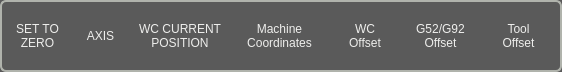
                 <widget class="QFrame" name="frame_47">
                  <property name="sizePolicy">
                   <sizepolicy hsizetype="Preferred" vsizetype="Fixed">
                    <horstretch>0</horstretch>
                    <verstretch>0</verstretch>
                   </sizepolicy>
                  </property>
                  <property name="maximumSize">
                   <size>
                    <width>16777215</width>
                    <height>70</height>
                   </size>
                  </property>
                  <property name="styleSheet">
                   <string notr="true">.QFrame{
    border-style: solid;
    border-color: rgb(176, 179,172);
    border-width: 2px;
    border-radius: 6px;
    background-color: rgb(90, 90, 90);
    padding: -5px;
}</string>
                  </property>
                  <property name="frameShape">
                   <enum>QFrame::StyledPanel</enum>
                  </property>
                  <property name="frameShadow">
                   <enum>QFrame::Raised</enum>
                  </property>
                  <layout class="QVBoxLayout" name="verticalLayout_42">
                   <property name="spacing">
                    <number>5</number>
                   </property>
                   <property name="leftMargin">
                    <number>10</number>
                   </property>
                   <property name="rightMargin">
                    <number>11</number>
                   </property>
                   <item>
                    <layout class="QHBoxLayout" name="horizontalLayout_13">
                     <property name="spacing">
                      <number>13</number>
                     </property>
                     <property name="leftMargin">
                      <number>0</number>
                     </property>
                     <property name="rightMargin">
                      <number>0</number>
                     </property>
                     <item>
                      <widget class="QLabel" name="axis_column_header_16">
                       <property name="sizePolicy">
                        <sizepolicy hsizetype="Preferred" vsizetype="Preferred">
                         <horstretch>0</horstretch>
                         <verstretch>0</verstretch>
                        </sizepolicy>
                       </property>
                       <property name="minimumSize">
                        <size>
                         <width>55</width>
                         <height>50</height>
                        </size>
                       </property>
                       <property name="maximumSize">
                        <size>
                         <width>55</width>
                         <height>50</height>
                        </size>
                       </property>
                       <property name="styleSheet">
                        <string notr="true">QLabel{
    color: rgb(238, 238, 236);
	font: 14pt &quot;Noto&quot;;
}</string>
                       </property>
                       <property name="text">
                        <string>SET TO ZERO</string>
                       </property>
                       <property name="alignment">
                        <set>Qt::AlignCenter</set>
                       </property>
                       <property name="wordWrap">
                        <bool>true</bool>
                       </property>
                      </widget>
                     </item>
                     <item>
                      <widget class="QLabel" name="axis_column_header_17">
                       <property name="sizePolicy">
                        <sizepolicy hsizetype="Preferred" vsizetype="Preferred">
                         <horstretch>0</horstretch>
                         <verstretch>0</verstretch>
                        </sizepolicy>
                       </property>
                       <property name="minimumSize">
                        <size>
                         <width>45</width>
                         <height>50</height>
                        </size>
                       </property>
                       <property name="maximumSize">
                        <size>
                         <width>45</width>
                         <height>50</height>
                        </size>
                       </property>
                       <property name="styleSheet">
                        <string notr="true">QLabel{
    color: rgb(238, 238, 236);
	font: 14pt &quot;Noto&quot;;
}</string>
                       </property>
                       <property name="text">
                        <string>AXIS</string>
                       </property>
                       <property name="alignment">
                        <set>Qt::AlignCenter</set>
                       </property>
                       <property name="wordWrap">
                        <bool>true</bool>
                       </property>
                      </widget>
                     </item>
                     <item>
                      <widget class="QLabel" name="machine_column_header_14">
                       <property name="sizePolicy">
                        <sizepolicy hsizetype="Preferred" vsizetype="Preferred">
                         <horstretch>0</horstretch>
                         <verstretch>0</verstretch>
                        </sizepolicy>
                       </property>
                       <property name="minimumSize">
                        <size>
                         <width>88</width>
                         <height>50</height>
                        </size>
                       </property>
                       <property name="maximumSize">
                        <size>
                         <width>16777215</width>
                         <height>50</height>
                        </size>
                       </property>
                       <property name="styleSheet">
                        <string notr="true">QLabel{
    color: rgb(238, 238, 236);
	font: 14pt &quot;Noto&quot;;
}</string>
                       </property>
                       <property name="text">
                        <string>WC CURRENT POSITION</string>
                       </property>
                       <property name="alignment">
                        <set>Qt::AlignCenter</set>
                       </property>
                       <property name="wordWrap">
                        <bool>true</bool>
                       </property>
                      </widget>
                     </item>
                     <item>
                      <widget class="QLabel" name="machine_column_header_15">
                       <property name="sizePolicy">
                        <sizepolicy hsizetype="Preferred" vsizetype="Preferred">
                         <horstretch>0</horstretch>
                         <verstretch>0</verstretch>
                        </sizepolicy>
                       </property>
                       <property name="minimumSize">
                        <size>
                         <width>85</width>
                         <height>50</height>
                        </size>
                       </property>
                       <property name="maximumSize">
                        <size>
                         <width>16777215</width>
                         <height>50</height>
                        </size>
                       </property>
                       <property name="styleSheet">
                        <string notr="true">QLabel{
    color: rgb(238, 238, 236);
	font: 14pt &quot;Noto&quot;;
}</string>
                       </property>
                       <property name="text">
                        <string>Machine
Coordinates</string>
                       </property>
                       <property name="alignment">
                        <set>Qt::AlignCenter</set>
                       </property>
                       <property name="wordWrap">
                        <bool>true</bool>
                       </property>
                      </widget>
                     </item>
                     <item>
                      <widget class="QLabel" name="machine_column_header_16">
                       <property name="sizePolicy">
                        <sizepolicy hsizetype="Preferred" vsizetype="Preferred">
                         <horstretch>0</horstretch>
                         <verstretch>0</verstretch>
                        </sizepolicy>
                       </property>
                       <property name="minimumSize">
                        <size>
                         <width>60</width>
                         <height>50</height>
                        </size>
                       </property>
                       <property name="maximumSize">
                        <size>
                         <width>16777215</width>
                         <height>50</height>
                        </size>
                       </property>
                       <property name="styleSheet">
                        <string notr="true">QLabel{
    color: rgb(238, 238, 236);
	font: 14pt &quot;Noto&quot;;
}</string>
                       </property>
                       <property name="text">
                        <string>WC
Offset</string>
                       </property>
                       <property name="alignment">
                        <set>Qt::AlignCenter</set>
                       </property>
                       <property name="wordWrap">
                        <bool>true</bool>
                       </property>
                      </widget>
                     </item>
                     <item>
                      <widget class="QLabel" name="ref_coilumn_header_9">
                       <property name="sizePolicy">
                        <sizepolicy hsizetype="Preferred" vsizetype="Fixed">
                         <horstretch>0</horstretch>
                         <verstretch>0</verstretch>
                        </sizepolicy>
                       </property>
                       <property name="minimumSize">
                        <size>
                         <width>65</width>
                         <height>50</height>
                        </size>
                       </property>
                       <property name="maximumSize">
                        <size>
                         <width>16777215</width>
                         <height>50</height>
                        </size>
                       </property>
                       <property name="styleSheet">
                        <string notr="true">QLabel{
    color: rgb(238, 238, 236);
	font: 14pt &quot;Noto&quot;;
}</string>
                       </property>
                       <property name="text">
                        <string>G52/G92
Offset</string>
                       </property>
                       <property name="alignment">
                        <set>Qt::AlignCenter</set>
                       </property>
                       <property name="wordWrap">
                        <bool>true</bool>
                       </property>
                      </widget>
                     </item>
                     <item>
                      <widget class="QLabel" name="machine_column_header_17">
                       <property name="sizePolicy">
                        <sizepolicy hsizetype="Preferred" vsizetype="Preferred">
                         <horstretch>0</horstretch>
                         <verstretch>0</verstretch>
                        </sizepolicy>
                       </property>
                       <property name="minimumSize">
                        <size>
                         <width>65</width>
                         <height>50</height>
                        </size>
                       </property>
                       <property name="maximumSize">
                        <size>
                         <width>16777215</width>
                         <height>50</height>
                        </size>
                       </property>
                       <property name="styleSheet">
                        <string notr="true">QLabel{
    color: rgb(238, 238, 236);
	font: 14pt &quot;Noto&quot;;
}</string>
                       </property>
                       <property name="text">
                        <string>Tool
Offset</string>
                       </property>
                       <property name="alignment">
                        <set>Qt::AlignCenter</set>
                       </property>
                       <property name="wordWrap">
                        <bool>true</bool>
                       </property>
                      </widget>
                     </item>
                    </layout>
                   </item>
                  </layout>
                 </widget>
